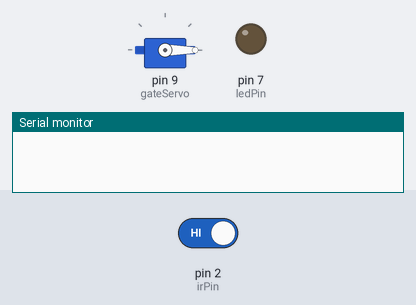
Bench run of a sketch on a simulated Arduino Uno, built with avr-gcc and run on an emulated ATmega328P. On the bench: servo, output pins drawn as LEDs (lit = HIGH), the last lines printed to the serial monitor. Inputs (shaded band) come from the test bench; at power-on: pin 2 (irPin) HIGH.

Above: at 1.2 s.
1.3 s: pin 2 (irPin) driven LOW
At 2.5 s:
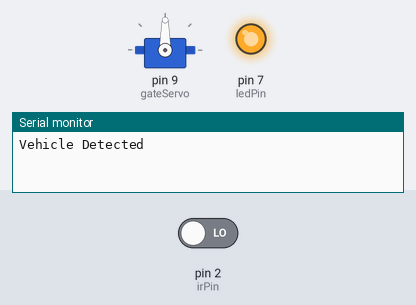
Timing chart, 0 to 5.8 s (numbered marks = the images above; inputs shaded):
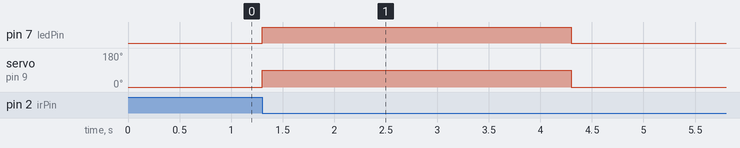

Measured:
- after the input at 1.3 s, pin 7 (ledPin): LOW → HIGH at once, → LOW 3.0 s later; servo on pin 9 (gateServo): 0° → 90° at once, → 0° 3.0 s later

The sketch:

try1.ino
```cpp
#include <Servo.h>

Servo gateServo;

const int irPin = 2;
const int ledPin = 7;

void setup() {
  pinMode(irPin, INPUT);
  pinMode(ledPin, OUTPUT);

  gateServo.attach(9);

  // Initial position - Gate Closed
  gateServo.write(0);
  digitalWrite(ledPin, LOW);

  Serial.begin(9600);
}

void loop() {

  int sensorValue = digitalRead(irPin);

  // Most IR sensors output LOW when an object is detected
  if (sensorValue == LOW) {

    Serial.println("Vehicle Detected");
    digitalWrite(ledPin, HIGH);

    // Open the gate
    gateServo.write(90);

    // Keep gate open
    delay(3000);

    // Close the gate
    gateServo.write(0);
    digitalWrite(ledPin, LOW);

    // Wait until vehicle leaves
    while (digitalRead(irPin) == LOW) {
      delay(100);
    }

    delay(500);
  }
}
```
